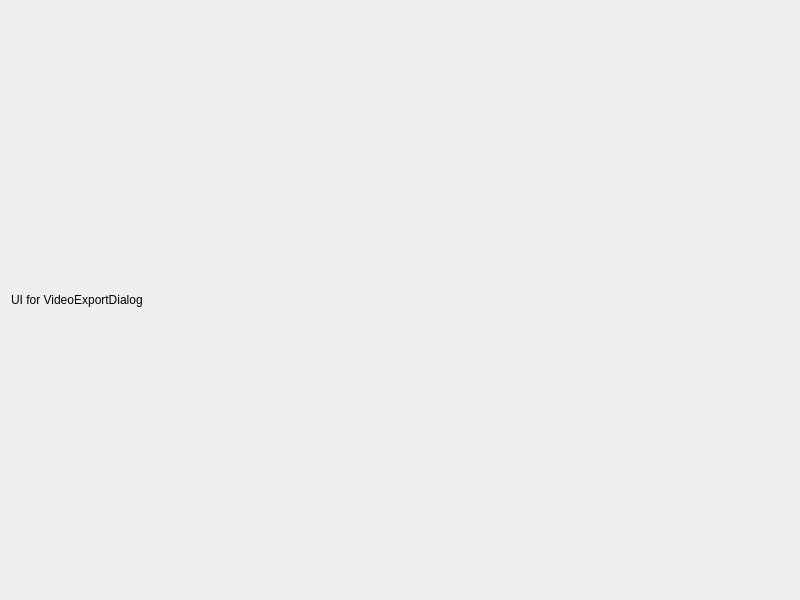
<?xml version="1.0" encoding="UTF-8"?>
<ui version="4.0">
 <class>VideoExportDialog</class>
 <widget class="QDialog" name="videoExportDialog">
  <property name="geometry">
   <rect>
    <x>0</x>
    <y>0</y>
    <width>800</width>
    <height>600</height>
   </rect>
  </property>
  <property name="windowTitle">
   <string>Video Export Dialog</string>
  </property>
  <layout class="QVBoxLayout" name="verticalLayout">
   <item>
    <widget class="QLabel" name="label">
     <property name="text">
      <string>UI for VideoExportDialog</string>
     </property>
    </widget>
   </item>
  </layout>
 </widget>
 <resources/>
 <connections/>
</ui>
